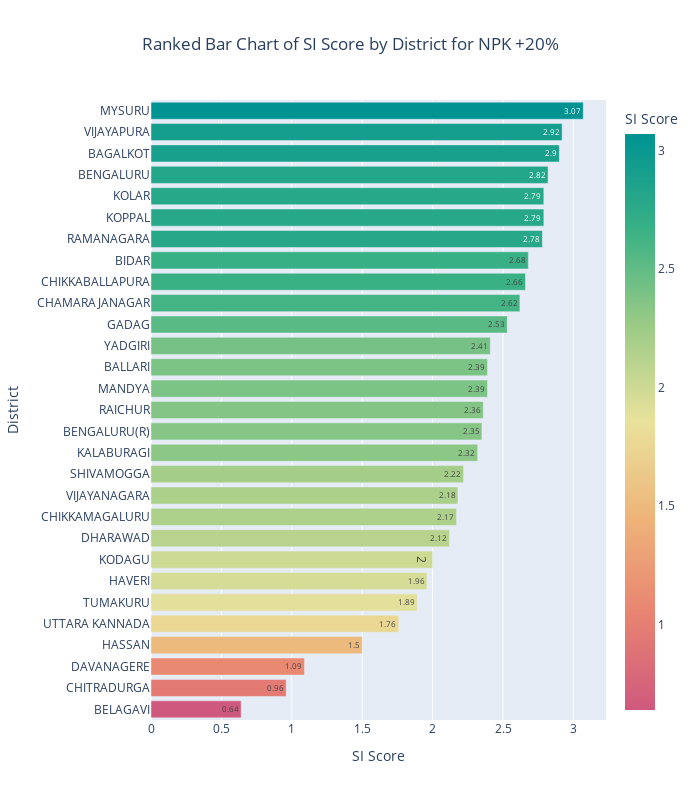

The notebook cell saved with this chart:
### Code cell
ranked_df = result_df[['node', 'SI_Score']].sort_values(by='SI_Score', ascending=True)
ranked_df = ranked_df[ranked_df['SI_Score'] <= 5]

ranked_df = ranked_df.dropna()

ranked_df['SI_Score'] = ranked_df['SI_Score'].round(2)

fig = px.bar(
    ranked_df,
    x='SI_Score',        
    y='node',            
    text='SI_Score',     
    title='Ranked Bar Chart of SI Score by District for NPK +20%',
    labels={'node': 'District', 'SI_Score': 'SI Score'},
    color='SI_Score',    
    color_continuous_scale='Temps_r'
)

fig.update_layout(
    width=700,
    height=800,
    xaxis_title='SI Score',
    yaxis_title='District',
    title_x=0.5 
)

fig.show()

### Figure 1 — Plotly figure (JSON) as saved in the notebook; plotly's stock layout.template omitted (floating-point values rounded to 4 significant figures)
{"data": [{"alignmentgroup": "True", "hovertemplate": "SI Score=%{marker.color}<br>District=%{y}<extra></extra>", "legendgroup": "", "marker": {"color": [0.64, 0.96, 1.09, 1.5, 1.76, 1.89, 1.96, 2, 2.12, 2.17, 2.18, 2.22, 2.32, 2.35, 2.36, 2.39, 2.39, 2.41, 2.53, 2.62, 2.66, 2.68, 2.78, 2.79, 2.79, 2.82, 2.9, 2.92, 3.07], "coloraxis": "coloraxis", "pattern": {"shape": ""}}, "name": "", "offsetgroup": "", "orientation": "h", "showlegend": false, "text": [0.64, 0.96, 1.09, 1.5, 1.76, 1.89, 1.96, 2, 2.12, 2.17, 2.18, 2.22, 2.32, 2.35, 2.36, 2.39, 2.39, 2.41, 2.53, 2.62, 2.66, 2.68, 2.78, 2.79, 2.79, 2.82, 2.9, 2.92, 3.07], "textposition": "auto", "type": "bar", "x": [0.64, 0.96, 1.09, 1.5, 1.76, 1.89, 1.96, 2, 2.12, 2.17, 2.18, 2.22, 2.32, 2.35, 2.36, 2.39, 2.39, 2.41, 2.53, 2.62, 2.66, 2.68, 2.78, 2.79, 2.79, 2.82, 2.9, 2.92, 3.07], "xaxis": "x", "y": ["BELAGAVI", "CHITRADURGA", "DAVANAGERE", "HASSAN", "UTTARA KANNADA", "TUMAKURU", "HAVERI", "KODAGU", "DHARAWAD", "CHIKKAMAGALURU", "VIJAYANAGARA", "SHIVAMOGGA", "KALABURAGI", "BENGALURU(R)", "RAICHUR", "MANDYA", "BALLARI", "YADGIRI", "GADAG", "CHAMARAJANAGAR", "CHIKKABALLAPURA", "BIDAR", "RAMANAGARA", "KOPPAL", "KOLAR", "BENGALURU", "BAGALKOT", "VIJAYAPURA", "MYSURU"], "yaxis": "y"}], "layout": {"barmode": "relative", "coloraxis": {"colorbar": {"title": {"text": "SI Score"}}, "colorscale": [[0, "rgb(207, 89, 126)"], [0.1667, "rgb(232, 132, 113)"], [0.3333, "rgb(238, 180, 121)"], [0.5, "rgb(233, 226, 156)"], [0.6667, "rgb(156, 203, 134)"], [0.8333, "rgb(57, 177, 133)"], [1, "rgb(0, 147, 146)"]]}, "height": 800, "legend": {"tracegroupgap": 0}, "title": {"text": "Ranked Bar Chart of SI Score by District for NPK +20%", "x": 0.5}, "width": 700, "xaxis": {"anchor": "y", "domain": [0, 1], "title": {"text": "SI Score"}}, "yaxis": {"anchor": "x", "domain": [0, 1], "title": {"text": "District"}}}}
